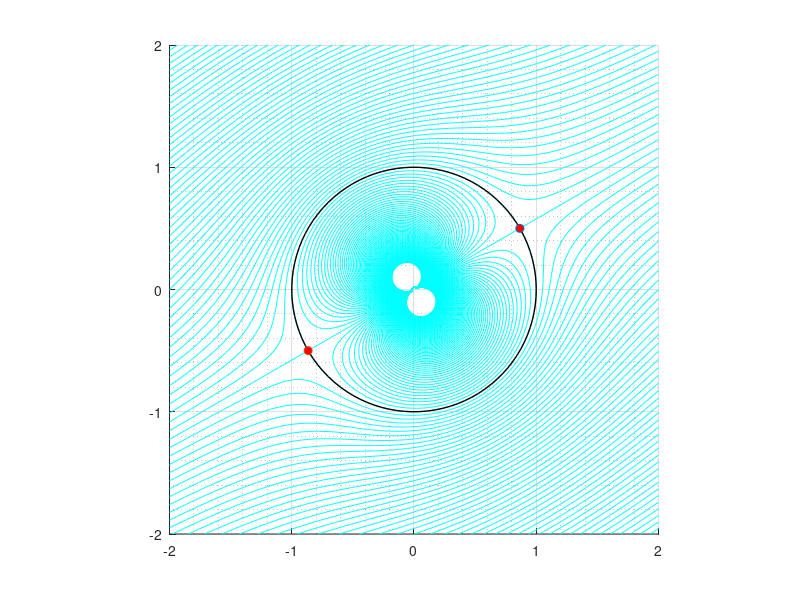

The MATLAB script that drew this image:
%x,y,theta variables are defined below
ix= 2; 
iy= 2;
intervals=100;
[x,y]=meshgrid(-ix:ix/intervals:ix);
theta = linspace(0,2*pi,intervals);


%adjustable parameters U=uniform flow velocity, r=radius of cylinder,
%alpha=angle of attack, positionx= x coordinate position of centre,
%positiony= y coordinate position of centre, gamma= strength of vorticity
U=10; 
alpha=pi/6;
r=1;
positionx=0; positiony=0;

%zo=initial starting position, z=complex variable Fz=complex potential

zo=positionx+1i.*positiony;
z=x+1i*y;
%complex potential of uniform flow at angle of attack

Fzu=(U*(z)*exp(-1i*alpha));

%complex potential of cylinder 
Fzc=(U*(r^2)*exp(1i*alpha))./(z-zo);

%complex potential of a cylinder with uniform flow at angle of attack
Fz=Fzu+Fzc;

%plotting the psi function followed by a solid circle
hold all;
contour(x,y,imag(Fz),(-40:0.5:40),'c');
%contour(x,y,real(Fz),(21*ix),'r');%
plot((positionx+r*cos(theta)),(positiony+r*sin(theta)),'k','LineWidth',1);
plot((r*cos(alpha)),(r*sin(alpha)),'-o','Markerfacecolor','r');
plot((r*cos(pi+alpha)),(r*sin(pi+alpha)),'-o','Markerfacecolor','r');
grid on;
grid minor;
axis([-ix ix -iy iy]);
pbaspect([1 1 1]);


